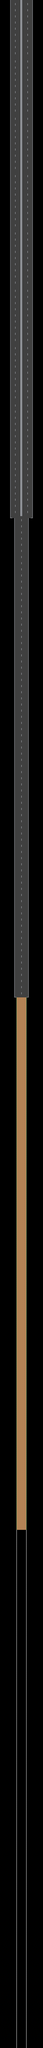

Below is a game level as drawn by its tile map, then a one-line description and the .tmx that defines it (tile-layer data replaced by summaries):
An orthogonal 21x1000 tile map with 16x16 px tiles, 1 tile layer (Road).

<map version="1.10" tiledversion="1.11.2" orientation="orthogonal" renderorder="right-down" width="21" height="1000" tilewidth="16" tileheight="16" infinite="0" nextlayerid="2" nextobjectid="1">
 <tileset firstgid="1" source="DreamrideTilesheetReal.tsx" />
 <layer id="1" name="Road" width="21" height="1000">
  <data>[21000 cells, 6227 non-empty, 12 distinct tile ids]</data>
 </layer>
</map>
